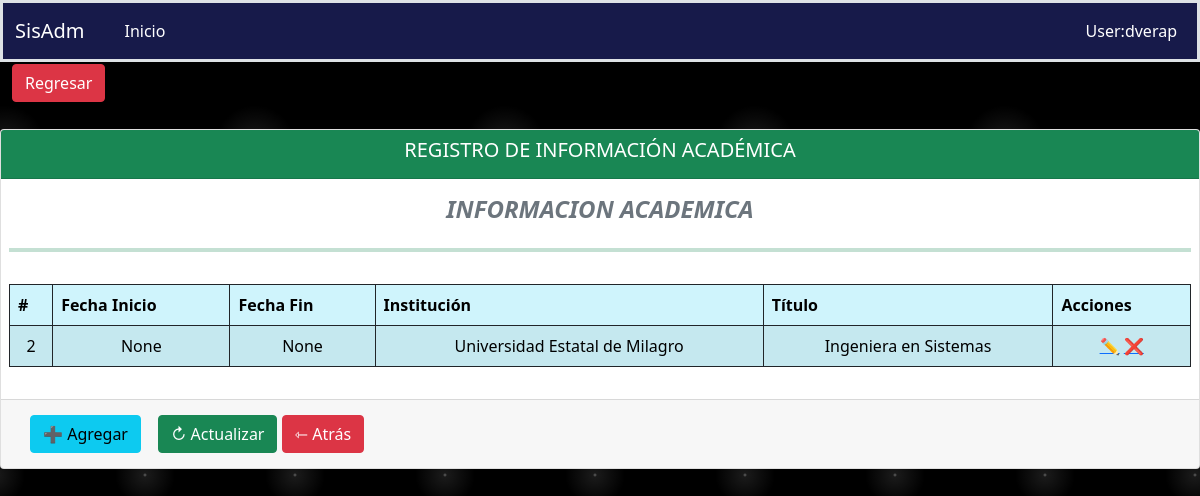
Page /fichaPersonal/registroInfoAcademica/1/ on the committed database.
### aplicaciones/ficha_personal/models.py (models this page shows, shortened)
class InfoAcademica(models.Model):
    empleado = models.ForeignKey(Empleado, on_delete=models.PROTECT, blank=True, null=True)
    fecha_Inicio = models.DateField(blank=True, null=True, auto_now=False)
    fecha_Fin = models.DateField(blank=True, null=True, auto_now=False)
    institucion = models.CharField(max_length=100, blank=True, null=True)
    titulo = models.CharField(max_length=50, blank=True, null=True)
    class Meta:
        verbose_name = "InfoAcademica"
        verbose_name_plural = "InfoAcademicas"
        ordering = ('id',)

### aplicaciones/ficha_personal/views/InformacionAcademica/views.py (the view)
# urls.py: path('registroInfoAcademica/<int:pk>/', RegistroInfoAcademicaListView.as_view(), name='registroInfoAcademica'),
class RegistroInfoAcademicaListView(ListView):
    template_name = "InformacionAcademica/registroInfoAcademica.html"
    model = InfoAcademica
    context_object_name = 'infoAcademicas'
    paginate_by = 3
    def get_queryset(self):
        return self.model.objects.filter(empleado__id=self.kwargs['pk'])
    def get_context_data(self, **kwargs):
        context = super().get_context_data(**kwargs)
        context['url_anterior'] = '/fichaPersonal/infoAcademica'
        context['listar_url']= '/fichaPersonal/registroInfoAcademica'
        context['crear_url'] = '/fichaPersonal/crearInfoAcademica/'
        context['titulo'] = 'REGISTRO DE INFORMACIÓN ACADÉMICA'
        context['query'] = self.request.GET.get("query") or ""
        return context

### aplicaciones/ficha_personal/templates/InformacionAcademica/registroInfoAcademica.html
{% extends 'boton_agr_reg.html' %}
{% load static %}
{% block controls %}
    <h4 class="fw-bold fst-italic text-secondary text-center">INFORMACION ACADEMICA</h4>
    <hr class="bg-success border-4 border-top border-success">
    <table class="table table-info table-striped table-bordered border-dark">
    {% block columns %}
        <thead>
            <tr>
              <th scope="col">#</th>
              <th scope="col">Fecha Inicio</th>
              <th scope="col">Fecha Fin</th>
              <th scope="col">Institución</th>
              <th scope="col">Título</th>
              <th scope="col">Acciones</th>
            </tr>
          </thead>
    {% endblock %}
    {% block rows %}
        {% for infoAcade in infoAcademicas %}
            <tbody>
                <tr class="align-middle table-info table-bordered border-dark text-center">
                    <td>{{ infoAcade.id }}</td>
                    <td>{{ infoAcade.fecha_Inicio }}</td>
                    <td>{{ infoAcade.fecha_Fin }}</td>
                    <td>{{ infoAcade.institucion }}</td>
                    <td>{{ infoAcade.titulo }}</td>
                    <td class="acciones">
                        <a href="{% url 'ficha_Personal:actualizarContactoEmergencia' contaEmer.id %}">✏️</a>
                        <a href="{% url 'ficha_Personal:deleteContactoEmergencia' contaEmer.id %}">❌</a>
                    </td>
                </tr>
            </tbody>
        {% endfor %}
    {% endblock %}
        </table>
{% endblock %}

### static/css/estilos.css (style rules this page uses)
body { background-color:black; background-image: radial-gradient(white, rgba(255,255,255,.2) 2px, transparent 40px), radial-gradient(white, rgba(255,255,255,.15) 1px, transparent 30px), radial-gradient(white, rgba(255,255,255,.1) 2px, transparent 40px), radial-gradient(rgba(255,255,255,.4), rgba(255,255,255,.1) 2px, transparent 30px); background-size: 550px 550px, 350px 350px, 250px 250px, 150px 150px; background-position: 0 0, 40px 60px, 130px 270px, 70px 100px; color: #171a4a; }

### rows in the picture
InfoAcademica: id "2", fecha_Inicio "None", fecha_Fin "None", institucion "Universidad Estatal de Milagro", titulo "Ingeniera en Sistemas"

### other values in the picture
{{ titulo }} "REGISTRO DE INFORMACIÓN ACADÉMICA"
